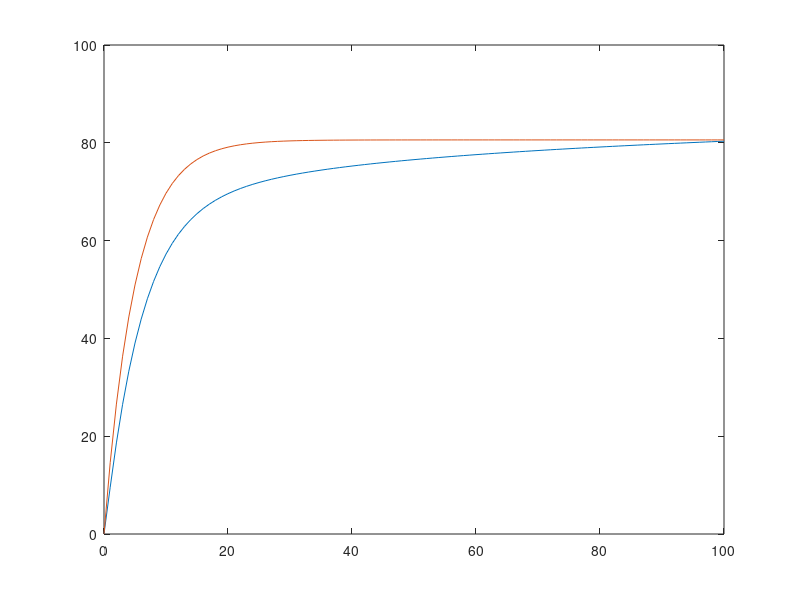

Write the MATLAB code that produced this figure. (Note: this script raises an error after producing the figure.)
clc;clear all
eta = 0.2;
tmax = 100;
t = 0:tmax;
tau = 0:tmax;
%*abs(sin(2*pi.*tau./60))
sinfunc = @(tau) 10.*abs(sin(2*pi.*tau./60));
fault = @(tau) log(100000*tau);
expfunc = @(t,tau) exp(-eta*(t-tau)).*fault(tau) ;%(10.*abs(sin(2*pi.*tau./60)));
supf = max(fault(tau));
%t = 1:100;
expf = @(t) exp(-eta*t);

for i = 1:length(t)
    intexp(i) = integral(@(tau) expfunc(t(i),tau), 0, t(i));
end

% intexp = @(t,tau) integral(@(tau) expfunc(tau), 0, t+1)
%eint = expf(t).*intexp;
eint = intexp;
plot(t, eint,t,supf*(1-expf(t))/eta)
% plot(tau, eint)
% expsum = cumtrapz(tau,expfunc(tau));
% plot(tau,expsum,tau,(1-expfunc(tau))/eta)
% plot(tau,sinfunc(tau))

%%
R2 =[10 -5 6 -3];
H2 = R2'*R2;
Rbar = sqrt(diag(H2))';
Rstar = Rbar;
[rdiv,idx] = max(Rbar);
if rdiv ~=0 
    for i = 1:length(Rbar)
        Rstar(1,i) = H(idx,i)/rdiv;
    end
end